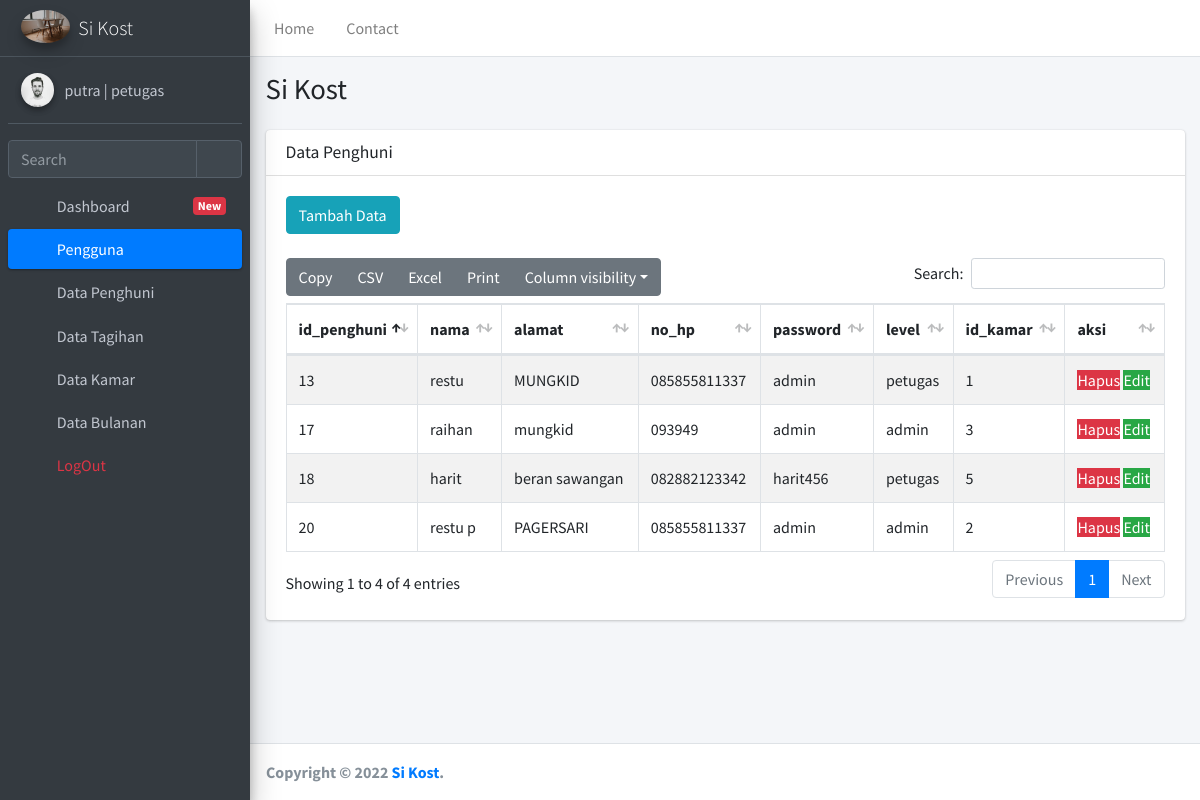
Screenshot of /app/index.php?page=data-penghuni (signed in) with the database file from the repository.
### tables this page shows
CREATE TABLE `tb_penghuni` (
  `id_penghuni` int(6) NOT NULL,
  `nama` varchar(45) NOT NULL,
  `alamat` varchar(45) NOT NULL,
  `no_hp` varchar(15) NOT NULL,
  `password` varchar(20) NOT NULL,
  `level` varchar(20) NOT NULL,
  `id_kamar` int(6) NOT NULL
);

### app/data_penghuni.php (the view, shortened to what this page needs)
<section class="content">
  <div class="container-fluid">
    <div class="row">
      <div class="col-12">
        <div class="card">
          <div class="card-header">
            <h3 class="card-title">Data Penghuni</h3>
          </div>
          <div class="card-body">
          <button type="button" class="btn btn-info" data-toggle="modal" data-target="#modal-lg">
              Tambah Data
            </button>
            <br></br>
            <table id="example1" class="table table-bordered table-striped">
              <thead>
              <tr>
                <th>id_penghuni</th>
                <th>nama</th>
                <th>alamat</th>
                <th>no_hp</th>
                <th>password</th>
                <th>level</th>
                <th>id_kamar</th>
                <th>aksi</th>
              </tr>
              </thead>
              <tbody>
                <?php
                $query = mysqli_query($koneksi,"SELECT * FROM tb_penghuni");
                while($penghuni = mysqli_fetch_array($query)){
                ?>
              <tr>
                <td width='5%'><?php echo $penghuni['id_penghuni'];?></td>
                <td><?php echo $penghuni['nama'];?></td>
                <td><?php echo $penghuni['alamat'];?></td>
                <td><?php echo $penghuni['no_hp'];?></td>
                <td><?php echo $penghuni['password'];?></td>
                <td><?php echo $penghuni['level'];?></td>
                <td><?php echo $penghuni['id_kamar'];?></td>
                <td>
                  <a onclick="hapus_data(<?php echo $penghuni['id_penghuni'];?>)" class="btn-btn-sm btn-danger">Hapus</a>
                  <a href="index.php?page=edit-data&& id_penghuni=<?php echo $penghuni['id_penghuni'];?>" class="btn-btn-sm btn-success">Edit</a>
                </td>
              </tr>
              <?php }?>
              </tbody>
            </table>
          </div>
        </div>
      </div>
    </div>
  </div>
</section>

### rows the page displays
tb_penghuni: id_penghuni "13", nama "restu", alamat "MUNGKID", no_hp "085855811337", password "admin", level "petugas", id_kamar "1"
tb_penghuni: id_penghuni "17", nama "raihan", alamat "mungkid", no_hp "093949", password "admin", level "admin", id_kamar "3"
tb_penghuni: id_penghuni "18", nama "harit", alamat "beran sawangan", no_hp "082882123342", password "harit456", level "petugas", id_kamar "5"
tb_penghuni: id_penghuni "20", nama "restu p", alamat "PAGERSARI", no_hp "085855811337", password "admin", level "admin", id_kamar "2"

### other values shown
$_SESSION['nama'] "putra"
$_SESSION['level'] "petugas"
